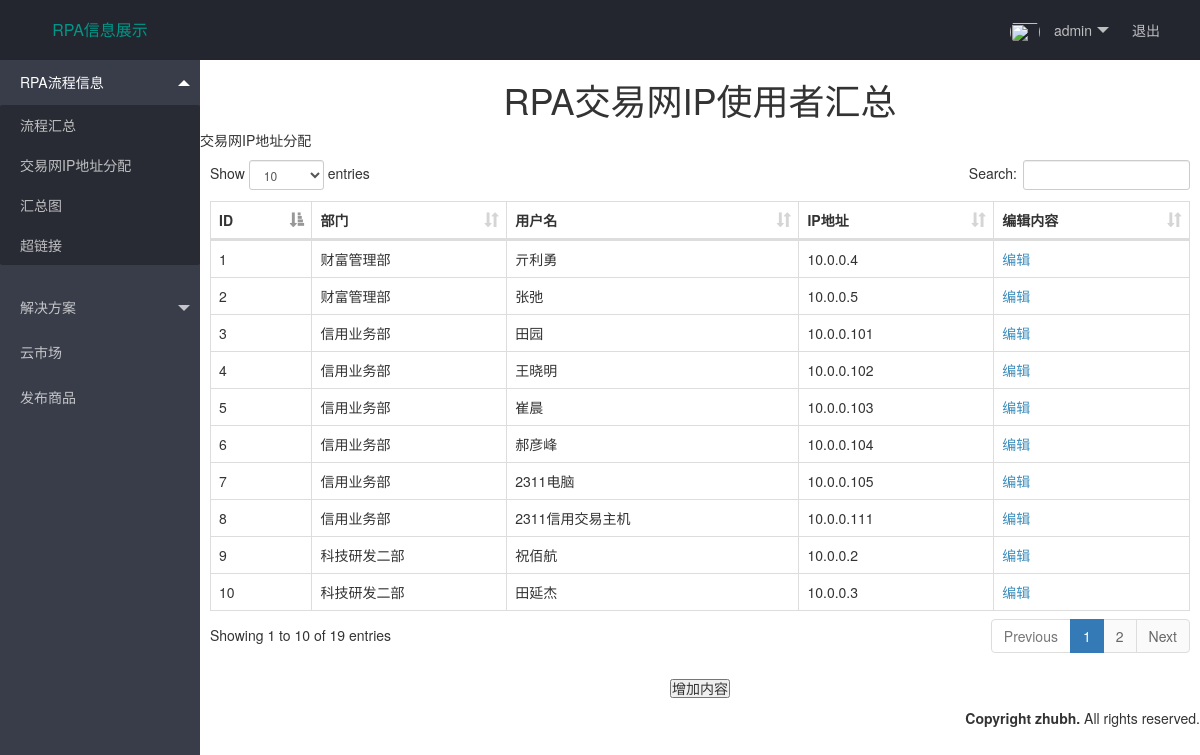
Screenshot of /ip_address/ with the database file from the repository.
### rpa_info/models.py (models this page shows, shortened)
class IP(models.Model):
    office = models.CharField(max_length=100)
    username = models.CharField(max_length=50)
    ip_address = models.CharField(max_length=50)

### rpa_info/views.py (the view)
# urls.py: path(r'ip_address/', views.ip_display, name='ip'),
def ip_display(request):
    if request.method == 'POST':
        id = int(request.POST.get('id', '-1'))
        office = request.POST.get('office')
        username = request.POST.get('username')
        address = request.POST.get('address')
        operate = request.POST.get('operate')
        if operate == 'update':
            new_param = IP.objects.get(id=id)
            new_param.office = office
            new_param.username = username
            new_param.ip_address = address
            new_param.save()
        elif operate == 'delete':
            IP.objects.get(id=id).delete()
        result = '执行成功'
        return HttpResponse({"result": json.dumps(result, ensure_ascii=False)})
    else:
        ip_infor_dict = OrderedDict()
        ip_list = IP.objects.all().values()
        num = IP.objects.all().count()
        for i in range(len(ip_list)):
            id, office, username, address = ip_list[i].values()
            ip_infor_dict[i + 1] = {'id': id, 'office': office, 'username': username, 'address': address}
        head_key = ['ID', '部门', '用户名', 'IP地址']
        param = {'ip_infor_dict': ip_infor_dict, 'head_key': head_key, 'num': num}
        return render(request, 'info/ip_address.html', param)

### rpa_info/templates/info/ip_address.html (shortened to what this page needs)
{% extends 'info/base.html' %}
{% load staticfiles %}
    {% block style %}
    <link rel="stylesheet" type="text/css" href="{% static 'css/bootstrap.min.css' %}"/>
    <link rel="stylesheet" type="text/css" href="{% static 'css/ionicons.min.css' %}">
    <link rel="stylesheet" type="text/css" href="{% static 'css/dataTables.bootstrap.min.css' %}">
    <link rel="stylesheet" type="text/css" href="{% static 'css/AdminLTE.min.css' %}">
    <link rel="stylesheet" type="text/css" href="{% static 'css/layer.css' %}">
    <link rel="stylesheet" type="text/css" href="{% static 'css/_all-skins.min.css' %}">
    {% endblock %}
{% block content%}
<section class="content-header">
    <h1 align="center">
        RPA交易网IP使用者汇总
    </h1>
</section>
<section class="content">
    <div class="row">
        <div class="col-xs-12">
            <div class="box">
                <div class="box-header">
                    <div class="box-title">交易网IP地址分配</div>
                </div>
                <div class="box-body">
                    <table id="example1" class="table table-bordered">
                        <thead>
                        <tr align="center" data-bgColor="blue">
                            {% for item in head_key %}
                            <th align="center">{{ item }}</th>
                            {% endfor %}
                            <th align="center">编辑内容</th>
                        </tr>
                        </thead>
                        <tbody>
                        {% for key, values in ip_infor_dict.items %}
                        <tr>
                            <td align="left" width="5%">{{ key }}</td>
                            <td align="left" width="10%" id="{{values.office}}">{{ values.office }}</td>
                            <td align="left" width="15%" id="{{values.username}}">{{ values.username }}</td>
                            <td align="left" width="10%" id="{{values.address}}">{{ values.address }}</td>
                            <td align="left" width="10%" id={{values.id}}><a href="javascript:void(0)"
                                                                             onclick="editTd({{values.id}})">编辑</a></td>
                        </tr>
                        {% endfor %}
                        </tbody>
                    </table>
                </div>
            </div>
        </div>
    </div>
</section>
<h5 align="center"><input id="AddData" type="button" value="增加内容"></h5>
<footer class="main-footer">
    <div class="pull-right hidden-xs">
        <strong>Copyright zhubh.</strong> All rights reserved.
    </div>
</footer>
{% endblock %}

### static/js/css/layui.css (style rules this page uses)
h1,h2,h3,h4,h5,h6 { font-weight:400 }
blockquote,body,button,dd,div,dl,dt,form,h1,h2,h3,h4,h5,h6,input,li,ol,p,pre,td,textarea,th,ul { margin:0;padding:0;-webkit-tap-highlight-color:rgba(0,0,0,0) }
table { border-collapse:collapse;border-spacing:0 }
h4,h5,h6 { font-size:100% }
button,input,optgroup,option,select,textarea { font-family:inherit;font-size:inherit;font-style:inherit;font-weight:inherit;outline:0 }
body { line-height:24px;font:14px Helvetica Neue,Helvetica,PingFang SC,Tahoma,Arial,sans-serif }
a { color:#333;text-decoration:none }
.layui-layout-body { overflow:hidden }

### rows the page displays
IP: office "财富管理部", username "亓利勇", address "10.0.0.4"
IP: office "财富管理部", username "张弛", address "10.0.0.5"
IP: office "信用业务部", username "田园", address "10.0.0.101"
IP: office "信用业务部", username "王晓明", address "10.0.0.102"
IP: office "信用业务部", username "崔晨", address "10.0.0.103"
IP: office "信用业务部", username "郝彦峰", address "10.0.0.104"
IP: office "信用业务部", username "2311电脑", address "10.0.0.105"
IP: office "信用业务部", username "2311信用交易主机", address "10.0.0.111"
IP: office "科技研发二部", username "祝佰航", address "10.0.0.2"
IP: office "科技研发二部", username "田延杰", address "10.0.0.3"

### other values shown
{{ item }} "ID" "部门" "用户名" "IP地址"
{{ key }} "1" "2" "3" "4" "5" "6" "7" "8" "9" "10"
